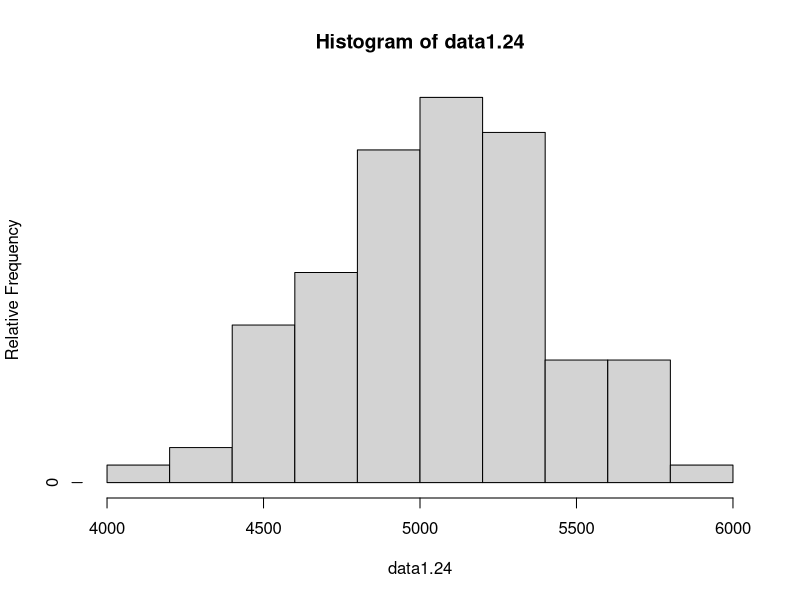

Reproduce this figure in R.
## read the data for 1.12
data1.12 <- c(.31, .35, .36, .36, .37, .38, .40, .40, .40, .41, .41, .42, .42, .42, .42, .42, .43, .44, .45, .46, .46, .47, .48, .48, .48, .51, .54, .54, .55, .58, .62, .66, .66, .67, .68, .75)
## sample size
length(data1.12)
## use stem function to create a stem-and-leaf display of data1.12.
stem(data1.12)



## read the data for 1.24
data1.24 <- c(5434, 4948, 4521, 4570, 4900, 5702, 5241, 5112, 5015, 4659, 4806, 4637, 5670, 4381, 4820, 5043, 4886, 4599, 5288, 5299, 4848, 5378, 5260, 5055, 5828, 5218, 4859, 4780, 5027, 5008, 4609, 4772, 5133, 5095, 4618, 4848, 5089, 5518, 5333, 5164, 5342, 5069, 4755, 4925, 5001, 4803, 4951, 5679, 5256, 5207, 5621, 4918, 5138, 4786, 4500, 5461, 5049, 4974, 4592, 4173, 5269, 4965, 5170, 4740, 5173, 4568, 5653, 5078, 4900, 4968, 5248, 5245, 4723, 5275, 5419, 5205, 4452, 5227, 5555, 5388, 5498, 4681, 5076, 4774, 4931, 4493, 5309, 5582, 4308, 4823, 4417, 5364, 5640, 5069, 5188, 5764, 5273, 5042, 5189, 4986)
## sample size
length(data1.24)
## R doesn't support relative frequency histogram by default
## Some trick to make Relative Frequency Histogram
x <- hist(data1.24, plot=F, breaks=seq(4000, 6000, length.out=11))
x$counts <- x$counts/sum(x$counts) # calculate relative frequency
plot(x, ylab="Relative Frequency")



## read the data for 1.36
data1.36 <- c(389, 356, 359, 363, 375, 424, 325, 394, 402, 373, 373, 370, 364, 366, 364, 325, 339, 393, 392, 369, 374, 359, 356, 403, 334, 397)
## sample size
length(data1.36)
## create a stem-and-leaf display yourself, follow the code in 1.12
